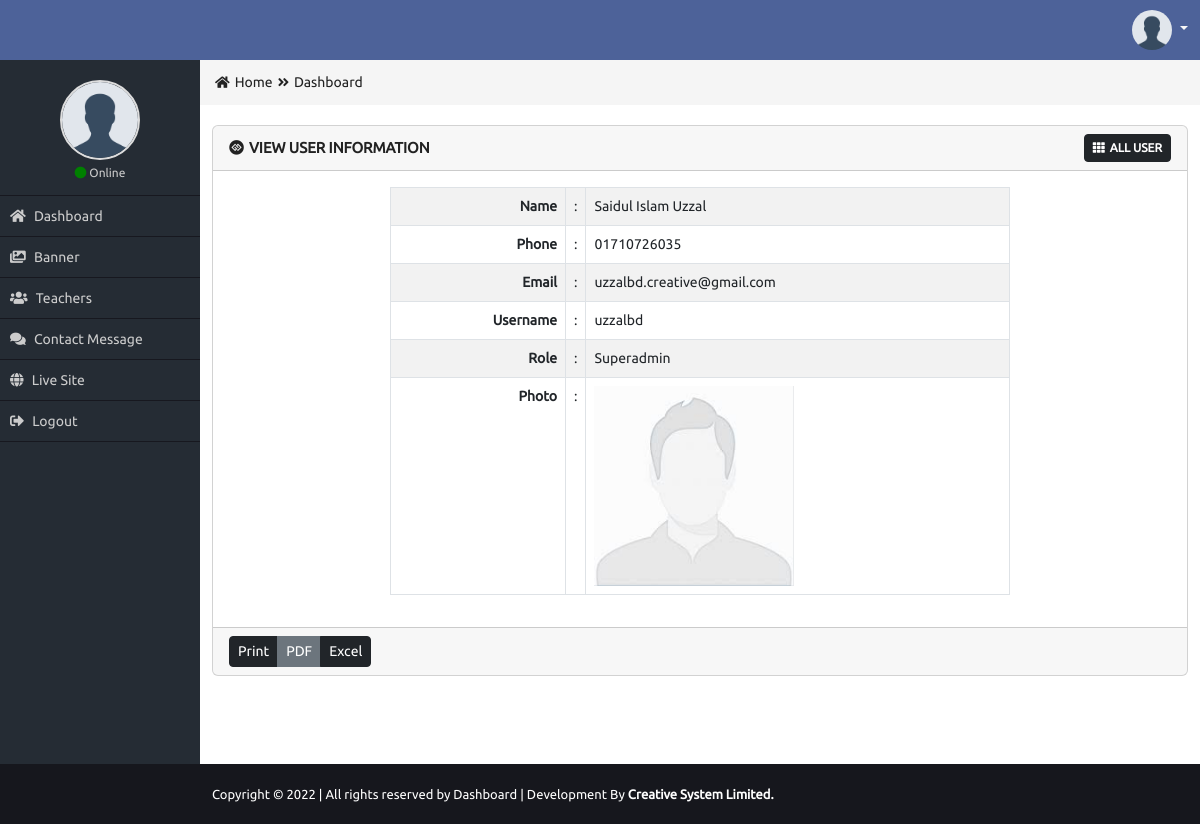
The page /admin/view-user.php?v=1 on the database its author committed.
### tables this page shows
CREATE TABLE `users` (
  `user_id` int(11) NOT NULL,
  `user_name` varchar(50) NOT NULL,
  `user_phone` varchar(20) NOT NULL,
  `user_email` varchar(40) NOT NULL,
  `user_username` varchar(30) NOT NULL,
  `user_password` varchar(40) NOT NULL,
  `role_id` int(11) NOT NULL,
  `user_photo` varchar(50) NOT NULL
);

CREATE TABLE `roles` (
  `role_id` int(11) NOT NULL,
  `role_name` varchar(20) NOT NULL
);

### admin/view-user.php (the view, shortened to what this page needs)
<?php
  require_once('functions/function.php');
  $id=$_GET['v'];
  $sel="SELECT * FROM users NATURAL JOIN roles WHERE user_id='$id'";
  $Q=mysqli_query($con,$sel);
  $data=mysqli_fetch_assoc($Q);
?>
<div class="row">
    <div class="col-md-12">
        <div class="card mb-3">
          <div class="card-header">
            <div class="row">
                <div class="col-md-8 card_title_part">
                    <i class="fab fa-gg-circle"></i>View User Information
                </div>
                <div class="col-md-4 card_button_part">
                    <a href="all-user.php" class="btn btn-sm btn-dark"><i class="fas fa-th"></i>All User</a>
                </div>
            </div>
          </div>
          <div class="card-body">
            <div class="row">
                <div class="col-md-2"></div>
                <div class="col-md-8">
                    <table class="table table-bordered table-striped table-hover custom_view_table">
                      <tr>
                        <td>Name</td>
                        <td>:</td>
                        <td><?= $data['user_name']; ?></td>
                      </tr>
                      <tr>
                        <td>Phone</td>
                        <td>:</td>
                        <td><?= $data['user_phone']; ?></td>
                      </tr>
                      <tr>
                        <td>Email</td>
                        <td>:</td>
                        <td><?= $data['user_email']; ?></td>
                      </tr>
                      <tr>
                        <td>Username</td>
                        <td>:</td>
                        <td><?= $data['user_username']; ?></td>
                      </tr>
                      <tr>
                        <td>Role</td>
                        <td>:</td>
                        <td><?= $data['role_name']; ?></td>
                      </tr>
                      <tr>
                        <td>Photo</td>
                        <td>:</td>
                        <td>
                          <?php if($data['user_photo']!=''){ ?>
                            <img class="img200" src="uploads/<?= $data['user_photo']; ?>" alt="Image"/>
                          <?php }else{ ?>
                            <img class="img200" src="images/avatar.jpg" alt="Image"/>
                          <?php } ?>
                        </td>
                      </tr>
                    </table>
                </div>
                <div class="col-md-2"></div>
            </div>
          </div>
          <div class="card-footer">
            <div class="btn-group" role="group" aria-label="Button group">
              <button type="button" class="btn btn-sm btn-dark">Print</button>
              <button type="button" class="btn btn-sm btn-secondary">PDF</button>
              <button type="button" class="btn btn-sm btn-dark">Excel</button>
            </div>
          </div>
        </div>
    </div>
</div>

### admin/css/style.css (style rules this page uses)
* { margin: 0px; padding: 0px; outline: 0px; }
img { border: 0px; }
a { text-decoration: none; }
body { font-family: 'Ubuntu', sans-serif; overflow-x: hidden; }
.card_title_part { color: #222222; font-size: 15px; text-transform: uppercase; font-weight: bold; margin-top: 3px; }
.card_title_part i { margin-right: 5px; }
.card_button_part { text-align: right; }
.card_button_part a { font-size: 12px; text-transform: uppercase; font-weight: bold; }
.card_button_part a i { margin-right: 5px; }
.custom_view_table { font-size: 14px; }
.custom_view_table tr td:first-child { width: 29%; font-weight: bold; text-align: right; }
.custom_view_table tr td:last-child { width: 70%; font-weight: 400; text-align: left; }
.img200 { max-width: 300px; max-height: 200px; }

### rows shown on the page
users: user_name "Saidul Islam Uzzal", user_phone "01710726035", user_email "uzzalbd.creative@gmail.com", user_username "uzzalbd", role.role_name "Superadmin"
